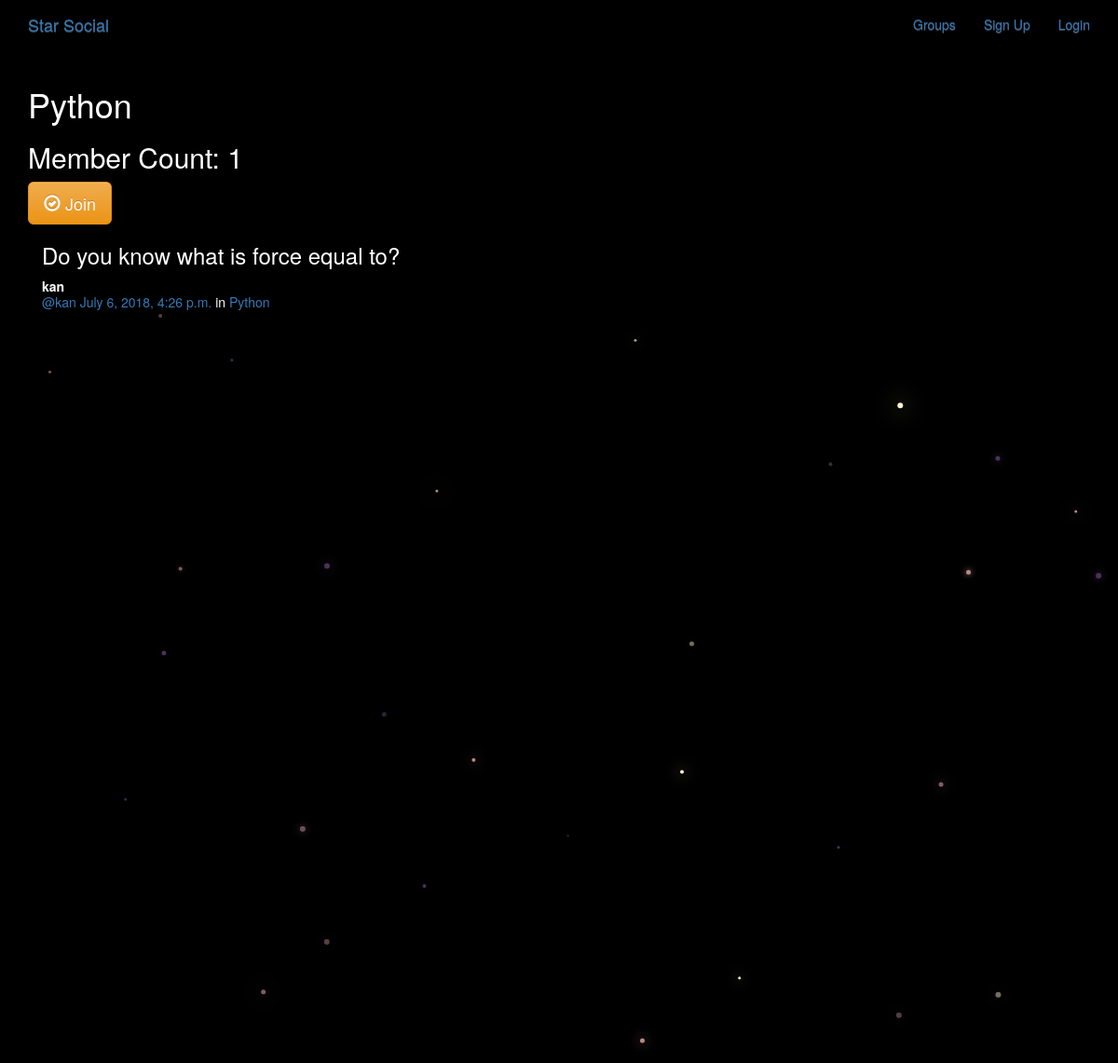
Page /groups/posts/in/python/ on the committed database.
### groups/models.py (models this page shows, shortened)
class Group(models.Model):
    name = models.CharField(max_length=256, unique=True)
    slug = models.SlugField(unique=True, allow_unicode=True)
    description = models.TextField(blank=True, default='')
    description_html = models.TextField(editable=False, default='', blank=True)
    members = models.ManyToManyField(User, through="GroupMember")  # through is like related_name to a whole model
    class Meta:
        ordering = ['name']  # sort result by order of the name

### posts/models.py (models this page shows, shortened)
class Post(models.Model):
    user = models.ForeignKey(User, related_name='posts', on_delete=models.CASCADE)
    created_at = models.DateTimeField(auto_now=True)
    message = models.TextField()
    message_html = models.TextField(editable=False)
    group = models.ForeignKey(Group, related_name='posts', null=True,
                              blank=True, on_delete=models.CASCADE)
    class Meta:
        ordering = ["-created_at"]
        unique_together = ["user", "message"]  # this ensures user and message will be same for all objets

### groups/views.py (the view)
# urls.py: url(r"^posts/in/(?P<slug>[-\w]+)/$",views.SingleGroup.as_view(),name="single"),
class SingleGroup(generic.DetailView):
    model = Group

### groups/templates/groups/group_detail.html
{% extends 'groups/group_base.html' %}
{% block pregroup %}
    <h1>{{group.name}}</h1>
    <h2>Member Count: {{group.members.count}}</h2>
        <div class="content">
            {% if user in group.members.all %}
                <a href="{% url 'groups:leave' slug=group.slug %}" class="btn btn-lg btn-fill btn-warning"><span class="glyphicon glyphicon-remove-circle"></span> Leave</a>
            {% else %}
                <a href="{% url 'groups:join' slug=group.slug %}" class="btn btn-lg btn-fill btn-warning"><span class="glyphicon glyphicon-ok-circle"></span> Join</a>
            {% endif %}
        </div>
{% endblock %}
{% block group_content %}
<div class="col-md-8">
	{% if group.posts.count == 0 %}
	<h2>No posts in this group yet!</h2>
	{% else %}
		{% for post in group.posts.all %}
			{% include "posts/_post.html" %}
		{% endfor %}
	{% endif %}
</div>
{% endblock %}

### posts/templates/posts/_post.html (shortened to what this page needs)
<div class="post media">
	<h3>{{ post.message_html|safe }}</h3>
	<div class="media-body">
		<strong>{{ post.user.username }}</strong>
		<h5 class="media-heading">
			<span class="username"><a href="{% url 'posts:for_user' username=post.user.username %}">@{{ post.user.username }}</a></span>
			<time class="time"><a href="{% url 'posts:single' username=post.user.username pk=post.pk %}">{{ post.created_at }}</a></time>
			{% if post.group %}
			<span class="group-name">in <a href="#">{{ post.group.name }}</a></span>
			{% endif %}
		</h5>
	</div>
</div>

### static/simplesocial/css/master.css (style rules this page uses)
body { margin: 0; overflow: hidden; background-color: black; color:white; }

### rows in the picture
Group: name "Python", members.count "1"
Post: message_html "Do you know what is force equal to?", user.username "kan", created_at "July 6, 2018, 4:26 p.m.", group.name "Python"
